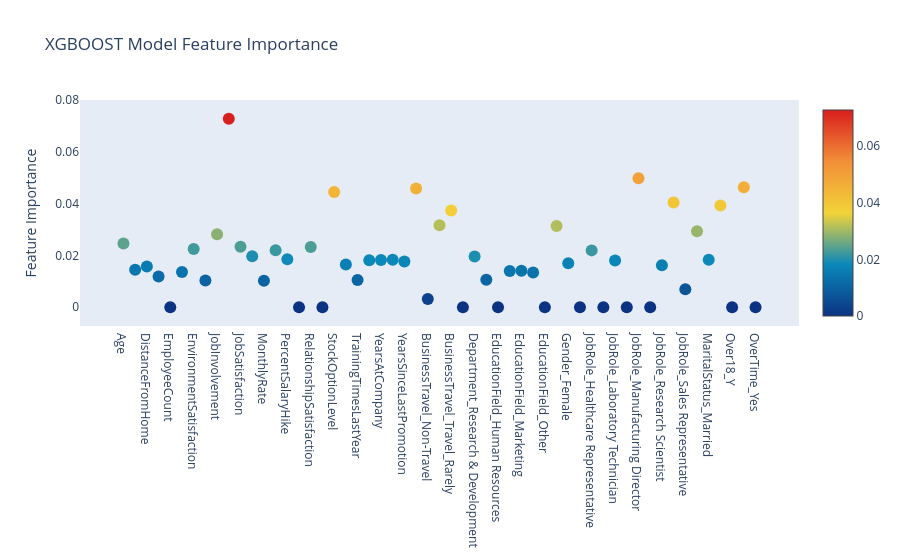

Source (notebook cell):
### Code cell
# Scatter plot 
trace = go.Scatter(
    y = xgb_cfl.feature_importances_,
    x = attrition_final.columns.values,
    mode='markers',
    marker=dict(
        sizemode = 'diameter',
        sizeref = 1.3,
        size = 12,
        color = xgb_cfl.feature_importances_,
        colorscale='Portland',
        showscale=True
    ),
    text = attrition_final.columns.values
)
data = [trace]

layout= go.Layout(
    autosize= True,
    title= 'XGBOOST Model Feature Importance',
    hovermode= 'closest',
     xaxis= dict(
         ticklen= 5,
         showgrid=False,
        zeroline=False,
        showline=False
     ),
    yaxis=dict(
        title= 'Feature Importance',
        showgrid=False,
        zeroline=False,
        ticklen= 5,
        gridwidth= 2
    ),
    showlegend= False
)
fig = go.Figure(data=data, layout=layout)
py.iplot(fig,filename='scatter')

### Figure 1 — Plotly figure (JSON) as saved in the notebook; plotly's stock layout.template omitted (floating-point values rounded to 4 significant figures)
{"data": [{"marker": {"color": [0.02463, 0.01444, 0.01573, 0.01187, 0, 0.01362, 0.02246, 0.01027, 0.02821, 0.07279, 0.02333, 0.0197, 0.01024, 0.02196, 0.0185, 0, 0.02328, 0, 0.04452, 0.01649, 0.01054, 0.01814, 0.01826, 0.0183, 0.01768, 0.04587, 0.003211, 0.03164, 0.03736, 0, 0.01963, 0.01058, 0, 0.01402, 0.01406, 0.01343, 0, 0.03138, 0.01702, 0, 0.02195, 0, 0.01801, 0, 0.04984, 0, 0.01618, 0.04047, 0.006963, 0.02935, 0.01837, 0.03934, 0, 0.04637, 0], "colorscale": [[0, "rgb(12,51,131)"], [0.25, "rgb(10,136,186)"], [0.5, "rgb(242,211,56)"], [0.75, "rgb(242,143,56)"], [1, "rgb(217,30,30)"]], "showscale": true, "size": 12, "sizemode": "diameter", "sizeref": 1.3}, "mode": "markers", "text": ["Age", "DailyRate", "DistanceFromHome", "Education", "EmployeeCount", "EmployeeNumber", "EnvironmentSatisfaction", "HourlyRate", "JobInvolvement", "JobLevel", "JobSatisfaction", "MonthlyIncome", "MonthlyRate", "NumCompaniesWorked", "PercentSalaryHike", "PerformanceRating", "RelationshipSatisfaction", "StandardHours", "StockOptionLevel", "TotalWorkingYears", "TrainingTimesLastYear", "WorkLifeBalance", "YearsAtCompany", "YearsInCurrentRole", "YearsSinceLastPromotion", "YearsWithCurrManager", "BusinessTravel_Non-Travel", "BusinessTravel_Travel_Frequently", "BusinessTravel_Travel_Rarely", "Department_Human Resources", "Department_Research & Development", "Department_Sales", "EducationField_Human Resources", "EducationField_Life Sciences", "EducationField_Marketing", "EducationField_Medical", "EducationField_Other", "EducationField_Technical Degree", "Gender_Female", "Gender_Male", "JobRole_Healthcare Representative", "JobRole_Human Resources", "JobRole_Laboratory Technician", "JobRole_Manager", "JobRole_Manufacturing Director", "JobRole_Research Director", "JobRole_Research Scientist", "JobRole_Sales Executive", "JobRole_Sales Representative", "MaritalStatus_Divorced", "MaritalStatus_Married", "MaritalStatus_Single", "Over18_Y", "OverTime_No", "OverTime_Yes"], "type": "scatter", "x": ["Age", "DailyRate", "DistanceFromHome", "Education", "EmployeeCount", "EmployeeNumber", "EnvironmentSatisfaction", "HourlyRate", "JobInvolvement", "JobLevel", "JobSatisfaction", "MonthlyIncome", "MonthlyRate", "NumCompaniesWorked", "PercentSalaryHike", "PerformanceRating", "RelationshipSatisfaction", "StandardHours", "StockOptionLevel", "TotalWorkingYears", "TrainingTimesLastYear", "WorkLifeBalance", "YearsAtCompany", "YearsInCurrentRole", "YearsSinceLastPromotion", "YearsWithCurrManager", "BusinessTravel_Non-Travel", "BusinessTravel_Travel_Frequently", "BusinessTravel_Travel_Rarely", "Department_Human Resources", "Department_Research & Development", "Department_Sales", "EducationField_Human Resources", "EducationField_Life Sciences", "EducationField_Marketing", "EducationField_Medical", "EducationField_Other", "EducationField_Technical Degree", "Gender_Female", "Gender_Male", "JobRole_Healthcare Representative", "JobRole_Human Resources", "JobRole_Laboratory Technician", "JobRole_Manager", "JobRole_Manufacturing Director", "JobRole_Research Director", "JobRole_Research Scientist", "JobRole_Sales Executive", "JobRole_Sales Representative", "MaritalStatus_Divorced", "MaritalStatus_Married", "MaritalStatus_Single", "Over18_Y", "OverTime_No", "OverTime_Yes"], "y": [0.02463, 0.01444, 0.01573, 0.01187, 0, 0.01362, 0.02246, 0.01027, 0.02821, 0.07279, 0.02333, 0.0197, 0.01024, 0.02196, 0.0185, 0, 0.02328, 0, 0.04452, 0.01649, 0.01054, 0.01814, 0.01826, 0.0183, 0.01768, 0.04587, 0.003211, 0.03164, 0.03736, 0, 0.01963, 0.01058, 0, 0.01402, 0.01406, 0.01343, 0, 0.03138, 0.01702, 0, 0.02195, 0, 0.01801, 0, 0.04984, 0, 0.01618, 0.04047, 0.006963, 0.02935, 0.01837, 0.03934, 0, 0.04637, 0]}], "layout": {"autosize": true, "hovermode": "closest", "showlegend": false, "title": {"text": "XGBOOST Model Feature Importance"}, "xaxis": {"showgrid": false, "showline": false, "ticklen": 5, "zeroline": false}, "yaxis": {"gridwidth": 2, "showgrid": false, "ticklen": 5, "title": {"text": "Feature Importance"}, "zeroline": false}}}
